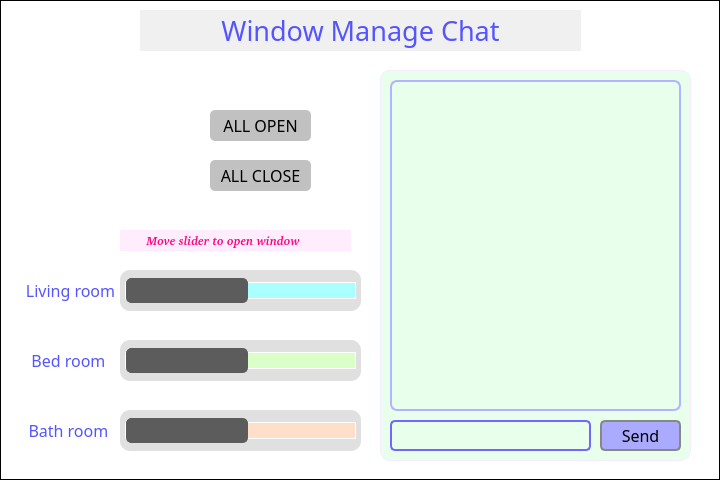
<?xml version="1.0" encoding="UTF-8"?>
<ui version="4.0">
 <class>ChatWindow3</class>
 <widget class="QWidget" name="ChatWindow3">
  <property name="geometry">
   <rect>
    <x>0</x>
    <y>0</y>
    <width>720</width>
    <height>480</height>
   </rect>
  </property>
  <property name="windowTitle">
   <string>Chat3</string>
  </property>
  <property name="styleSheet">
   <string notr="true">background-color: rgb(255,255,255);
border: 1px solid black;
border-color: rgb(0, 0, 0);
selection-color: rgb(85, 170, 255);</string>
  </property>
  <widget class="QGroupBox" name="chatgroupBox">
   <property name="geometry">
    <rect>
     <x>380</x>
     <y>70</y>
     <width>311</width>
     <height>391</height>
    </rect>
   </property>
   <property name="styleSheet">
    <string notr="true">background-color: rgb(231, 255, 235);
border-color: rgb(246, 235, 255);
border-radius: 10px;</string>
   </property>
   <property name="title">
    <string/>
   </property>
   <widget class="QLineEdit" name="messageInput">
    <property name="enabled">
     <bool>true</bool>
    </property>
    <property name="geometry">
     <rect>
      <x>10</x>
      <y>350</y>
      <width>201</width>
      <height>31</height>
     </rect>
    </property>
    <property name="styleSheet">
     <string notr="true">QLineEdit{
	border:2px solid rgb(116, 103, 255);
	border-radius:5px;
 
	
	color: rgb(61, 61, 61);
	background-color: transparent;
	font: 9pt &quot;Sans Serif&quot;;
}</string>
    </property>
   </widget>
   <widget class="QPushButton" name="sendButton">
    <property name="geometry">
     <rect>
      <x>220</x>
      <y>350</y>
      <width>81</width>
      <height>31</height>
     </rect>
    </property>
    <property name="font">
     <font>
      <family>Quicksand Medium</family>
      <pointsize>12</pointsize>
     </font>
    </property>
    <property name="styleSheet">
     <string notr="true">QPushButton{
	border: 2px solid rgb(135, 135, 135);
	color: rgb(0, 0, 0);
	background-color: rgb(170, 170, 255);
	border-radius: 5px;
}

QPushButton:hover {
    background-color: rgb(255, 251, 144);
    color: rgb(195, 193, 255);
}</string>
    </property>
    <property name="text">
     <string>Send</string>
    </property>
   </widget>
   <widget class="QTextEdit" name="messageDisplay">
    <property name="geometry">
     <rect>
      <x>10</x>
      <y>10</y>
      <width>291</width>
      <height>331</height>
     </rect>
    </property>
    <property name="styleSheet">
     <string notr="true">background-color: transparent;
border:2px solid rgb(181, 178, 255);
border-radius: 7px;
color: rgb(56, 56, 56);
font: 10pt &quot;Quicksand&quot;;</string>
    </property>
    <property name="readOnly">
     <bool>true</bool>
    </property>
   </widget>
  </widget>
  <widget class="QLabel" name="titleLabel">
   <property name="geometry">
    <rect>
     <x>140</x>
     <y>10</y>
     <width>441</width>
     <height>41</height>
    </rect>
   </property>
   <property name="font">
    <font>
     <family>Quicksand Medium</family>
     <pointsize>20</pointsize>
     <italic>false</italic>
     <bold>false</bold>
    </font>
   </property>
   <property name="styleSheet">
    <string notr="true">color: rgb(85, 85, 255);
font: 500 20pt &quot;Quicksand Medium&quot;;
background-color:rgb(240, 240, 240);
border-color:transparent;</string>
   </property>
   <property name="text">
    <string>Window Manage Chat</string>
   </property>
   <property name="alignment">
    <set>Qt::AlignCenter</set>
   </property>
  </widget>
  <widget class="QPushButton" name="exitButton">
   <property name="geometry">
    <rect>
     <x>10</x>
     <y>10</y>
     <width>31</width>
     <height>31</height>
    </rect>
   </property>
   <property name="styleSheet">
    <string notr="true">QPushButton{
	background-color:rgba(0, 0, 0, 0);
	border:rgba(0, 0, 0, 0);
	border-radius: 15px;
}

QPushButton:hover {
    background-color: rgba(255, 202, 172,0.5);
}</string>
   </property>
   <property name="text">
    <string/>
   </property>
  </widget>
  <widget class="QLabel" name="exit">
   <property name="geometry">
    <rect>
     <x>10</x>
     <y>10</y>
     <width>31</width>
     <height>31</height>
    </rect>
   </property>
   <property name="styleSheet">
    <string notr="true">background-color:  rgb(255, 255, 255);
border:none;</string>
   </property>
   <property name="text">
    <string>&lt;html&gt;&lt;head/&gt;&lt;body&gt;&lt;p&gt;&lt;img src=&quot;:/images/exit.png&quot; width = &quot;25&quot; height=&quot;25&quot;/&gt;&lt;/p&gt;&lt;/body&gt;&lt;/html&gt; </string>
   </property>
   <property name="alignment">
    <set>Qt::AlignCenter</set>
   </property>
  </widget>
  <widget class="QSlider" name="room1Slider">
   <property name="geometry">
    <rect>
     <x>120</x>
     <y>270</y>
     <width>241</width>
     <height>41</height>
    </rect>
   </property>
   <property name="styleSheet">
    <string notr="true">QSlider {
    background-color: #e0e0e0;   /* 슬라이더 전체 배경색 */
    border: transparent;   /* 슬라이더 테두리 */
    border-radius: 10px;         /* 슬라이더 테두리의 둥근 정도 */
    padding: 5px;                /* 슬라이더 내부 패딩 */
}
QSlider::groove:horizontal {
    border: 1px solid rgb(255, 255, 255); /* 트랙 경계선 */
    height: 15px;               /* 트랙의 높이 설정 */
    background: rgb(170, 255, 255);        /* 트랙 배경색 */
    margin: 2px 0;
}
QSlider::handle:horizontal {
    background: #5c5c5c;        /* 핸들의 색상 */
    border: 1px solid #5c5c5c;
    width: 120px;                /* 핸들의 넓이 설정 */
	height:10 px;
    margin: -5px 0;             /* 핸들의 마진 */
    border-radius: 5px;         /* 핸들의 모서리 둥글게 */
}

/* 슬라이더 핸들을 클릭하고 움직일 때의 스타일 */
QSlider::handle:horizontal:pressed {
    background: rgb(222, 222, 222);        /* 슬라이더를 움직일 때 핸들의 색상 변화 */
}</string>
   </property>
   <property name="pageStep">
    <number>1</number>
   </property>
   <property name="value">
    <number>0</number>
   </property>
   <property name="orientation">
    <enum>Qt::Horizontal</enum>
   </property>
  </widget>
  <widget class="QSlider" name="room2Slider">
   <property name="geometry">
    <rect>
     <x>120</x>
     <y>340</y>
     <width>241</width>
     <height>41</height>
    </rect>
   </property>
   <property name="styleSheet">
    <string notr="true">QSlider {
    background-color: #e0e0e0;   /* 슬라이더 전체 배경색 */
    border: transparent;   /* 슬라이더 테두리 */
    border-radius: 10px;         /* 슬라이더 테두리의 둥근 정도 */
    padding: 5px;                /* 슬라이더 내부 패딩 */
}
QSlider::groove:horizontal {
    border: 1px solid rgb(255, 255, 255); /* 트랙 경계선 */
    height: 15px;               /* 트랙의 높이 설정 */
    background: rgb(218, 255, 201);
    margin: 2px 0;
}
QSlider::handle:horizontal {
    background: #5c5c5c;        /* 핸들의 색상 */
    border: 1px solid #5c5c5c;
    width: 120px;                /* 핸들의 넓이 설정 */
	height:10 px;
    margin: -5px 0;             /* 핸들의 마진 */
    border-radius: 5px;         /* 핸들의 모서리 둥글게 */
}

/* 슬라이더 핸들을 클릭하고 움직일 때의 스타일 */
QSlider::handle:horizontal:pressed {
    background: rgb(222, 222, 222);        /* 슬라이더를 움직일 때 핸들의 색상 변화 */
}</string>
   </property>
   <property name="pageStep">
    <number>1</number>
   </property>
   <property name="orientation">
    <enum>Qt::Horizontal</enum>
   </property>
  </widget>
  <widget class="QSlider" name="room3Slider">
   <property name="geometry">
    <rect>
     <x>120</x>
     <y>410</y>
     <width>241</width>
     <height>41</height>
    </rect>
   </property>
   <property name="styleSheet">
    <string notr="true">QSlider {
    background-color: #e0e0e0;   /* 슬라이더 전체 배경색 */
    border: transparent;   /* 슬라이더 테두리 */
    border-radius: 10px;         /* 슬라이더 테두리의 둥근 정도 */
    padding: 5px;                /* 슬라이더 내부 패딩 */
}
QSlider::groove:horizontal {
    border: 1px solid rgb(255, 255, 255); /* 트랙 경계선 */
    height: 15px;               /* 트랙의 높이 설정 */
    background: rgb(255, 223, 202);
    margin: 2px 0;
}
QSlider::handle:horizontal {
    background: #5c5c5c;        /* 핸들의 색상 */
    border: 1px solid #5c5c5c;
    width: 120px;                /* 핸들의 넓이 설정 */
	height:10 px;
    margin: -5px 0;             /* 핸들의 마진 */
    border-radius: 5px;         /* 핸들의 모서리 둥글게 */
}

/* 슬라이더 핸들을 클릭하고 움직일 때의 스타일 */
QSlider::handle:horizontal:pressed {
    background: rgb(222, 222, 222);        /* 슬라이더를 움직일 때 핸들의 색상 변화 */
}</string>
   </property>
   <property name="pageStep">
    <number>1</number>
   </property>
   <property name="orientation">
    <enum>Qt::Horizontal</enum>
   </property>
  </widget>
  <widget class="QLabel" name="label_4">
   <property name="geometry">
    <rect>
     <x>50</x>
     <y>100</y>
     <width>131</width>
     <height>111</height>
    </rect>
   </property>
   <property name="styleSheet">
    <string notr="true">background-color: transparent;
border-color: transparent;</string>
   </property>
   <property name="text">
    <string>&lt;html&gt;&lt;head/&gt;&lt;body&gt;&lt;p&gt;&lt;img src=&quot;:/images/window.png&quot; width=&quot;100&quot; height=&quot;100&quot;/&gt;&lt;/p&gt;&lt;/body&gt;&lt;/html&gt;</string>
   </property>
  </widget>
  <widget class="QLabel" name="titleLabel_2">
   <property name="geometry">
    <rect>
     <x>20</x>
     <y>270</y>
     <width>101</width>
     <height>41</height>
    </rect>
   </property>
   <property name="font">
    <font>
     <family>Quicksand Medium</family>
     <pointsize>12</pointsize>
     <italic>false</italic>
     <bold>false</bold>
    </font>
   </property>
   <property name="styleSheet">
    <string notr="true">color: rgb(85, 85, 255);
font: 500 12pt &quot;Quicksand Medium&quot;;
background-color:transparent;
border-color:transparent;</string>
   </property>
   <property name="text">
    <string>Living room</string>
   </property>
   <property name="alignment">
    <set>Qt::AlignCenter</set>
   </property>
  </widget>
  <widget class="QLabel" name="titleLabel_3">
   <property name="geometry">
    <rect>
     <x>20</x>
     <y>340</y>
     <width>101</width>
     <height>41</height>
    </rect>
   </property>
   <property name="font">
    <font>
     <family>Quicksand Medium</family>
     <pointsize>12</pointsize>
     <italic>false</italic>
     <bold>false</bold>
    </font>
   </property>
   <property name="styleSheet">
    <string notr="true">color: rgb(85, 85, 255);
font: 500 12pt &quot;Quicksand Medium&quot;;
background-color:transparent;
border-color:transparent;</string>
   </property>
   <property name="text">
    <string>Bed room </string>
   </property>
   <property name="alignment">
    <set>Qt::AlignCenter</set>
   </property>
  </widget>
  <widget class="QLabel" name="titleLabel_4">
   <property name="geometry">
    <rect>
     <x>20</x>
     <y>410</y>
     <width>101</width>
     <height>41</height>
    </rect>
   </property>
   <property name="font">
    <font>
     <family>Quicksand Medium</family>
     <pointsize>12</pointsize>
     <italic>false</italic>
     <bold>false</bold>
    </font>
   </property>
   <property name="styleSheet">
    <string notr="true">color: rgb(85, 85, 255);
font: 500 12pt &quot;Quicksand Medium&quot;;
background-color:transparent;
border-color:transparent;</string>
   </property>
   <property name="text">
    <string>Bath room </string>
   </property>
   <property name="alignment">
    <set>Qt::AlignCenter</set>
   </property>
  </widget>
  <widget class="QPushButton" name="windowOpenButton">
   <property name="geometry">
    <rect>
     <x>210</x>
     <y>110</y>
     <width>101</width>
     <height>31</height>
    </rect>
   </property>
   <property name="font">
    <font>
     <family>Quicksand Medium</family>
     <pointsize>12</pointsize>
    </font>
   </property>
   <property name="styleSheet">
    <string notr="true">QPushButton{
	border:0px solid rgb(135, 135, 135);
	color: rgb(0, 0, 0);
	background-color: rgb(193, 193, 193);
	border-radius: 5px;
}

QPushButton:hover {
	border-radius: 5px;
    background-color: rgb(255, 251, 144);
    color: rgb(195, 193, 255);
}</string>
   </property>
   <property name="text">
    <string>ALL OPEN</string>
   </property>
  </widget>
  <widget class="QPushButton" name="windowCloseButton">
   <property name="geometry">
    <rect>
     <x>210</x>
     <y>160</y>
     <width>101</width>
     <height>31</height>
    </rect>
   </property>
   <property name="font">
    <font>
     <family>Quicksand Medium</family>
     <pointsize>12</pointsize>
    </font>
   </property>
   <property name="styleSheet">
    <string notr="true">QPushButton{
	border:0px solid rgb(135, 135, 135);
	color: rgb(0, 0, 0);
	background-color: rgb(193, 193, 193);
	border-radius: 5px;
}

QPushButton:hover {
	border-radius: 5px;
    background-color: rgb(255, 251, 144);
    color: rgb(195, 193, 255);
}</string>
   </property>
   <property name="text">
    <string>ALL CLOSE</string>
   </property>
  </widget>
  <widget class="QLabel" name="label">
   <property name="geometry">
    <rect>
     <x>310</x>
     <y>220</y>
     <width>41</width>
     <height>41</height>
    </rect>
   </property>
   <property name="styleSheet">
    <string notr="true">background-color:transparent;
border:none;</string>
   </property>
   <property name="text">
    <string>&lt;html&gt;&lt;head/&gt;&lt;body&gt;&lt;p&gt;&lt;img src=&quot;:/images/arrow.png&quot; width=&quot;25&quot; height=&quot;25&quot;/&gt;&lt;/p&gt;&lt;/body&gt;&lt;/html&gt;</string>
   </property>
   <property name="alignment">
    <set>Qt::AlignCenter</set>
   </property>
  </widget>
  <widget class="QLabel" name="guideLabel">
   <property name="geometry">
    <rect>
     <x>120</x>
     <y>230</y>
     <width>231</width>
     <height>21</height>
    </rect>
   </property>
   <property name="font">
    <font>
     <family>URW Bookman [UKWN]</family>
     <pointsize>9</pointsize>
     <italic>true</italic>
     <bold>true</bold>
    </font>
   </property>
   <property name="styleSheet">
    <string notr="true">background-color:rgb(255, 237, 253);
border:none;
color: rgb(255, 0, 127);
font: 500 9pt &quot;Quicksand Medium&quot;;
font: 600 italic 9pt &quot;URW Bookman [UKWN]&quot;;</string>
   </property>
   <property name="text">
    <string>Move slider to open window       </string>
   </property>
   <property name="alignment">
    <set>Qt::AlignCenter</set>
   </property>
  </widget>
  <zorder>guideLabel</zorder>
  <zorder>chatgroupBox</zorder>
  <zorder>titleLabel</zorder>
  <zorder>room1Slider</zorder>
  <zorder>room2Slider</zorder>
  <zorder>room3Slider</zorder>
  <zorder>label_4</zorder>
  <zorder>titleLabel_2</zorder>
  <zorder>titleLabel_3</zorder>
  <zorder>titleLabel_4</zorder>
  <zorder>windowOpenButton</zorder>
  <zorder>windowCloseButton</zorder>
  <zorder>exit</zorder>
  <zorder>exitButton</zorder>
  <zorder>label</zorder>
 </widget>
 <resources/>
 <connections/>
</ui>
